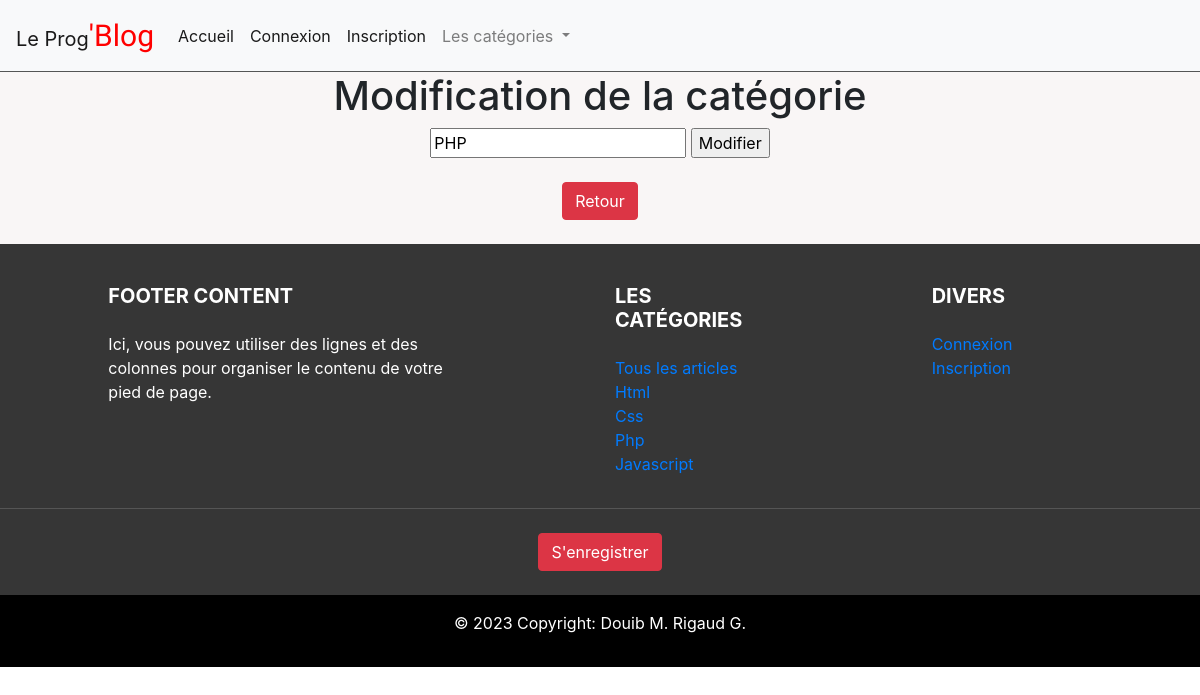
Page /modification_categorie.php?id=3 on the committed database.
### tables this page shows
CREATE TABLE IF NOT EXISTS `categories` (
  `id` int(11) NOT NULL AUTO_INCREMENT,
  `nom` varchar(80) NOT NULL,
  PRIMARY KEY (`id`)
);

### php/fonction/fonctions.php (called while the page is built, shortened)
<?php
function recuperation($base,$selection,$table) {
    $requete = $base->prepare("SELECT $selection FROM $table" );
    $requete->execute();
    $resultat = $requete->fetchall();
    return $resultat ;
}
?>

### php/include/connexion.php (called while the page is built)
<?php
require 'php/fonction/fonctions.php';
$bd = connexionPDO();
$categories = recuperation($bd,'*','categories');
?>

### modification_categorie.php (the view, shortened to what this page needs)
<?php
require 'php/include/connexion.php';
$id_categorie = $_GET['id'];
$requete = $bd->prepare("SELECT * FROM categories WHERE id = $id_categorie ");
$requete->execute();
$resultat = $requete->fetch();
?>
<!DOCTYPE html>
<html lang="fr">
<head>
    <link rel="stylesheet" href="https://maxcdn.bootstrapcdn.com/bootstrap/4.0.0/css/bootstrap.min.css">
    <link href="src/fontello/css/fontello.css" rel="stylesheet">
    <link href="src/css/styles.css" rel="stylesheet">
</head>
<body>
    <header><?php include 'php/include/header.php';?></header>
    <main  class="main_admin">
        <h1>Modification de la catégorie</h1>
        <form action="php/traitement/modification_categorie.php?id=<?= $resultat['id'] ?>" method="POST" >
            <input type="text" name="categorie" value="<?= $resultat['nom'] ?>">
            <input type="submit" value="Modifier" name="modifier">
        </form>
        <a class="btn btn-danger mt-4 mb-4 ml-auto mr-auto" href="admin.php">Retour</a>
    </main>
    <?php include 'php/include/footer.php';?>
</body>
</html>

### php/include/footer.php (shortened to what this page needs)
<footer class="page-footer font-small stylish-color-dark pt-4">
  <div class="container text-center text-md-left">
    <div class="row">
      <div class="col-md-4 mx-auto">
        <h5 class="font-weight-bold text-uppercase mt-3 mb-4">Footer Content</h5>
        <p>Ici, vous pouvez utiliser des lignes et des colonnes pour organiser le contenu de votre pied de page. </p>
      </div>
      <div class="col-md-2 mx-auto">
        <h5 class="font-weight-bold text-uppercase mt-3 mb-4">Les catégories</h5>
        <ul class="list-unstyled">
            <li><a href="articles.php">Tous les articles</a></li>
            <?php if (isset($categories)) :?>
                <?php for ($i=0 ; $i<COUNT($categories); $i++) : ?>
                    <li>
                        <a href="articles.php?categorie=<?= $categories[$i]['id']?>&p=1"><?= ucwords(strtolower($categories[$i]['nom'])) ?></a>
                    </li>
                <?php endfor ;?>
            <?php endif ;?>
        </ul>
      </div>
      <div class="col-md-2 mx-auto">
        <h5 class="font-weight-bold text-uppercase mt-3 mb-4">Divers</h5>
        <ul class="list-unstyled">
        <?php if (isset($_SESSION['user']->id)) :?>
          <?php if ($_SESSION['user']->id_droits == 42 || $_SESSION['user']->id_droits == 1337 ) : ?>
              <li>
                <a href="creer-article.php" >Créer un article</a>
              </li>
          <?php endif ;?>
          <?php if ( $_SESSION['user']->id_droits == 1337 ) : ?>
              <li>
                <a href="admin.php" >Espace administrateur</a>
              </li>
          <?php endif ;?>
          <li>
            <a href="profil.php" >Mon compte</a>
          </li>
        <?php else :?>
          <li>
            <a href="connexion.php" >Connexion</a>
          </li>
          <li>
            <a href="inscription.php" >Inscription</a>
          </li>
        <?php endif ;?>
        </ul>
      </div>
    </div>
  </div>
<?php if (!isset($_SESSION['user']->id)) : ?>
  <hr>
  <ul class="list-unstyled list-inline text-center py-2">
    <li class="list-inline-item">
      <a href="inscription.php" class="btn btn-danger btn-rounded">S'enregistrer</a>
    </li>
  </ul>
<?php endif ;?>
  <div class="footer-copyright text-center py-3">
    <p> © 2023 Copyright: Douib M. Rigaud G.</p>
  </div>
</footer>

### src/css/styles.css (style rules this page uses)
footer { color: white; background-color: rgb(54, 54, 54); }
.footer-copyright { background-color: black; }
hr { border-top: 1px solid rgb(85, 85, 85) ; }
.main_admin { text-align: center; background-color: #f9f6f6; }

### rows in the picture
categories: categorie "PHP", nom "Php"
categories: nom "Html"
categories: nom "Css"
categories: nom "Javascript"
